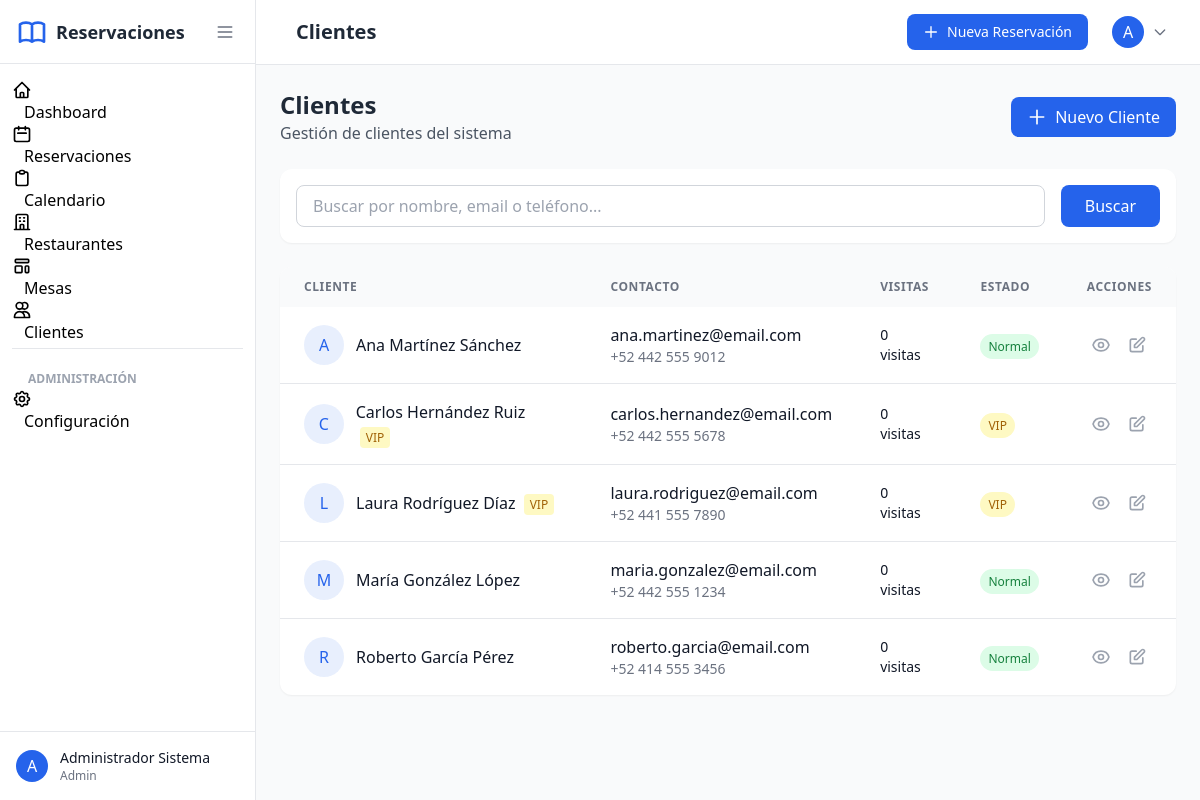
The page /admin/customers (signed in) on the database its author committed.
### tables this page shows
CREATE TABLE IF NOT EXISTS customers (
    id INT AUTO_INCREMENT PRIMARY KEY,
    user_id INT,
    first_name VARCHAR(50) NOT NULL,
    last_name VARCHAR(50) NOT NULL,
    email VARCHAR(100) NOT NULL,
    phone VARCHAR(20) NOT NULL,
    notes TEXT COMMENT 'Preferencias, alergias, etc.',
    vip_status TINYINT(1) DEFAULT 0,
    total_visits INT DEFAULT 0,
    total_no_shows INT DEFAULT 0,
    total_cancellations INT DEFAULT 0,
    created_at TIMESTAMP DEFAULT CURRENT_TIMESTAMP,
    updated_at TIMESTAMP DEFAULT CURRENT_TIMESTAMP ON UPDATE CURRENT_TIMESTAMP,
    FOREIGN KEY (user_id) REFERENCES users(id) ON DELETE SET NULL
);

### app/controllers/CustomersController.php (called while the page is built, shortened)
<?php
class CustomersController extends Controller {
    private $customerModel;
    public function __construct($params = []) {
        $this->customerModel = new CustomerModel();
    }
    public function index() {
        $search = $this->getQuery('search');
        $page = max(1, (int) $this->getQuery('page', 1));
        $perPage = 20;
        if ($search) {
            $customers = $this->customerModel->search($search);
            $pagination = null;
        } else {
            $result = $this->customerModel->paginate($page, $perPage, null, [], 'first_name, last_name ASC');
            $customers = $result['data'];
            $pagination = $result;
        }
        $this->render('admin/customers/index', [
            'customers' => $customers,
            'pagination' => $pagination,
            'search' => $search
        ], 'admin');
    }
}

### index.php (called while the page is built, shortened)
<?php
require_once __DIR__ . '/config/config.php';
$router = new Router();
$router->add('login', ['controller' => 'auth', 'action' => 'login']);
$router->add('logout', ['controller' => 'auth', 'action' => 'logout']);
$router->add('register', ['controller' => 'auth', 'action' => 'register']);
$router->add('forgot-password', ['controller' => 'auth', 'action' => 'forgot-password']);
$router->add('', ['controller' => 'home', 'action' => 'index']);
$router->add('restaurante/{slug}', ['controller' => 'home', 'action' => 'restaurant']);
$router->add('reservar', ['controller' => 'booking', 'action' => 'index']);
$router->add('reservar/buscar', ['controller' => 'booking', 'action' => 'search']);
$router->add('reservar/formulario', ['controller' => 'booking', 'action' => 'form']);
$router->add('reservar/procesar', ['controller' => 'booking', 'action' => 'process']);
$router->add('reservar/confirmacion/{code}', ['controller' => 'booking', 'action' => 'confirmation']);
$router->add('reservar/consultar', ['controller' => 'booking', 'action' => 'lookup']);
$router->add('reservar/modificar/{code}', ['controller' => 'booking', 'action' => 'modify']);
$router->add('reservar/cancelar/{code}', ['controller' => 'booking', 'action' => 'cancel']);
$router->add('api/disponibilidad', ['controller' => 'booking', 'action' => 'api-availability']);
$router->add('admin', ['controller' => 'dashboard', 'action' => 'index']);
$router->add('admin/dashboard', ['controller' => 'dashboard', 'action' => 'index']);
$router->add('admin/dashboard/select-restaurant', ['controller' => 'dashboard', 'action' => 'select-restaurant']);
$router->add('admin/restaurants', ['controller' => 'restaurants', 'action' => 'index']);
$router->add('admin/restaurants/create', ['controller' => 'restaurants', 'action' => 'create']);
$router->add('admin/restaurants/{id:\d+}', ['controller' => 'restaurants', 'action' => 'show']);
$router->add('admin/restaurants/{id:\d+}/edit', ['controller' => 'restaurants', 'action' => 'edit']);
$router->add('admin/restaurants/{id:\d+}/delete', ['controller' => 'restaurants', 'action' => 'delete']);
$router->add('admin/restaurants/{restaurant_id:\d+}/areas', ['controller' => 'tables', 'action' => 'areas']);
$router->add('admin/tables', ['controller' => 'tables', 'action' => 'index']);
$router->add('admin/tables/create', ['controller' => 'tables', 'action' => 'create']);
$router->add('admin/tables/{id:\d+}/edit', ['controller' => 'tables', 'action' => 'edit']);
$router->add('admin/tables/{id:\d+}/delete', ['controller' => 'tables', 'action' => 'delete']);
$router->add('admin/tables/availability', ['controller' => 'tables', 'action' => 'availability']);
$router->add('admin/tables/map', ['controller' => 'tables', 'action' => 'map']);
$router->add('admin/tables/block', ['controller' => 'tables', 'action' => 'block']);
$router->add('admin/tables/unblock', ['controller' => 'tables', 'action' => 'unblock']);
$router->add('admin/reservations', ['controller' => 'reservations', 'action' => 'index']);
$router->add('admin/reservations/create', ['controller' => 'reservations', 'action' => 'create']);
$router->add('admin/reservations/calendar', ['controller' => 'reservations', 'action' => 'calendar']);
$router->add('admin/reservations/calendar-events', ['controller' => 'reservations', 'action' => 'calendar-events']);
$router->add('admin/reservations/search-availability', ['controller' => 'reservations', 'action' => 'search-availability']);
$router->add('admin/reservations/change-status', ['controller' => 'reservations', 'action' => 'change-status']);
$router->add('admin/reservations/check-in', ['controller' => 'reservations', 'action' => 'check-in']);
$router->add('admin/reservations/assign-table', ['controller' => 'reservations', 'action' => 'assign-table']);
$router->add('admin/reservations/cancel', ['controller' => 'reservations', 'action' => 'cancel']);
$router->add('admin/reservations/{id:\d+}', ['controller' => 'reservations', 'action' => 'show']);
$router->add('admin/reservations/{id:\d+}/edit', ['controller' => 'reservations', 'action' => 'edit']);
$router->add('admin/customers', ['controller' => 'customers', 'action' => 'index']);
$router->add('admin/customers/create', ['controller' => 'customers', 'action' => 'create']);
$router->add('admin/customers/search', ['controller' => 'customers', 'action' => 'search']);
$router->add('admin/customers/toggle-vip', ['controller' => 'customers', 'action' => 'toggle-vip']);
$router->add('admin/customers/{id:\d+}', ['controller' => 'customers', 'action' => 'show']);
$router->add('admin/customers/{id:\d+}/edit', ['controller' => 'customers', 'action' => 'edit']);
$router->add('admin/settings', ['controller' => 'settings', 'action' => 'index']);
$router->add('admin/settings/appearance', ['controller' => 'settings', 'action' => 'appearance']);
$router->add('admin/settings/mail', ['controller' => 'settings', 'action' => 'mail']);
$router->add('admin/settings/payment', ['controller' => 'settings', 'action' => 'payment']);
$router->add('admin/settings/opentable', ['controller' => 'settings', 'action' => 'opentable']);
$router->add('admin/settings/integrations', ['controller' => 'settings', 'action' => 'integrations']);
$router->add('admin/settings/users', ['controller' => 'settings', 'action' => 'users']);
$router->add('admin/settings/test-email', ['controller' => 'settings', 'action' => 'test-email']);
$router->add('admin/settings/test-opentable', ['controller' => 'settings', 'action' => 'test-opentable']);
$url = $_GET['url'] ?? '';
try {
    $router->dispatch($url);
} catch (Exception $e) {
    if (APP_DEBUG) {
        http_response_code($e->getCode() === 404 ? 404 : 500);
        echo '<h1>Error de Desarrollo</h1>';
        echo '<p>' . htmlspecialchars($e->getMessage()) . '</p>';
        echo '<pre>' . htmlspecialchars(preg_replace('/\/.*\//', '.../', $e->getTraceAsString())) . '</pre>';
    } else {
        if ($e->getCode() === 404) {
            http_response_code(404);
            include APP_PATH . '/views/errors/404.php';
        } else {
            http_response_code(500);
            error_log('Error: ' . $e->getMessage() . ' in ' . $e->getFile() . ':' . $e->getLine());
            include APP_PATH . '/views/errors/500.php';
        }
    }
}

### config/config.php (called while the page is built, shortened)
<?php
spl_autoload_register(function ($class) {
    $paths = [
        APP_PATH . '/controllers/',
        APP_PATH . '/models/',
        ROOT_PATH . '/core/'
    ];
    foreach ($paths as $path) {
        $file = $path . $class . '.php';
        if (file_exists($file)) {
            return;
        }
    }
});

### core/Database.php (called while the page is built, shortened)
<?php
class Database {
    private static $instance = null;
    private $connection;
    private function __construct() {
        try {
            $dsn = 'mysql:host=' . DB_HOST . ';dbname=' . DB_NAME . ';charset=' . DB_CHARSET;
            $options = [
                PDO::ATTR_ERRMODE => PDO::ERRMODE_EXCEPTION,
                PDO::ATTR_DEFAULT_FETCH_MODE => PDO::FETCH_ASSOC,
                PDO::ATTR_EMULATE_PREPARES => false,
            ];
            $this->connection = new PDO($dsn, DB_USER, DB_PASS, $options);
        } catch (PDOException $e) {
            if (APP_DEBUG) {
                die('Error de conexión: ' . $e->getMessage());
            } else {
                die('Error de conexión a la base de datos');
            }
        }
    }
    public static function getInstance() {
        if (self::$instance === null) {
            self::$instance = new self();
        }
        return self::$instance;
    }
    public function query($sql, $params = []) {
        $stmt = $this->connection->prepare($sql);
        $stmt->execute($params);
        return $stmt;
    }
    public function fetchAll($sql, $params = []) {
        return $this->query($sql, $params)->fetchAll();
    }
    public function fetch($sql, $params = []) {
        return $this->query($sql, $params)->fetch();
    }
}

### core/Model.php (called while the page is built, shortened)
<?php
abstract class Model {
    protected $db;
    protected $table;
    public function __construct() {
        $this->db = Database::getInstance();
    }
    public function count($where = null, $params = []) {
        $sql = "SELECT COUNT(*) as total FROM {$this->table}";
        $result = $this->db->fetch($sql, $params);
        return $result['total'] ?? 0;
    }
    public function paginate($page = 1, $perPage = 10, $where = null, $params = [], $orderBy = null) {
        $offset = ($page - 1) * $perPage;
        $sql = "SELECT * FROM {$this->table}";
        if ($orderBy) {
            $sql .= " ORDER BY {$orderBy}";
        }
        $sql .= " LIMIT {$perPage} OFFSET {$offset}";
        $data = $this->db->fetchAll($sql, $params);
        $total = $this->count($where, $params);
        return [
            'data' => $data,
            'total' => $total,
            'per_page' => $perPage,
            'current_page' => $page,
            'total_pages' => ceil($total / $perPage)
        ];
    }
}

### app/views/admin/customers/index.php (the view, shortened to what this page needs)
<div class="flex flex-col lg:flex-row lg:items-center lg:justify-between mb-6 gap-4">
    <div>
        <h2 class="text-2xl font-bold text-gray-800">Clientes</h2>
        <p class="text-gray-600">Gestión de clientes del sistema</p>
    </div>
    <a href="<?= BASE_URL ?>/admin/customers/create" class="inline-flex items-center px-4 py-2 bg-primary text-white rounded-lg hover:bg-secondary transition-colors">
        <svg class="w-5 h-5 mr-2" fill="none" stroke="currentColor" viewBox="0 0 24 24">
            <path stroke-linecap="round" stroke-linejoin="round" stroke-width="2" d="M12 4v16m8-8H4"></path>
        </svg>
        Nuevo Cliente
    </a>
</div>
<div class="bg-white rounded-xl shadow-sm p-4 mb-6">
    <form method="GET" class="flex gap-4">
        <div class="flex-1">
            <input type="text" name="search" value="<?= htmlspecialchars($search ?? '') ?>"
                   placeholder="Buscar por nombre, email o teléfono..."
                   class="w-full px-4 py-2 border border-gray-300 rounded-lg focus:ring-2 focus:ring-primary focus:border-primary">
        </div>
        <button type="submit" class="px-6 py-2 bg-primary text-white rounded-lg hover:bg-secondary transition-colors">
            Buscar
        </button>
    </form>
</div>
<div class="bg-white rounded-xl shadow-sm overflow-hidden">
    <?php if (empty($customers)): ?>
    <div class="p-12 text-center">
        <svg class="w-16 h-16 text-gray-300 mx-auto mb-4" fill="none" stroke="currentColor" viewBox="0 0 24 24">
            <path stroke-linecap="round" stroke-linejoin="round" stroke-width="2" d="M12 4.354a4 4 0 110 5.292M15 21H3v-1a6 6 0 0112 0v1zm0 0h6v-1a6 6 0 00-9-5.197M13 7a4 4 0 11-8 0 4 4 0 018 0z"></path>
        </svg>
        <h3 class="text-lg font-medium text-gray-900">No hay clientes</h3>
        <p class="mt-2 text-gray-500">
            <?= $search ? 'No se encontraron clientes con esos criterios.' : 'Los clientes se crearán automáticamente al hacer reservaciones.' ?>
        </p>
    </div>
    <?php else: ?>
    <div class="overflow-x-auto">
        <table class="w-full">
            <thead class="bg-gray-50">
                <tr class="text-left text-xs font-medium text-gray-500 uppercase tracking-wider">
                    <th class="px-6 py-3">Cliente</th>
                    <th class="px-6 py-3">Contacto</th>
                    <th class="px-6 py-3">Visitas</th>
                    <th class="px-6 py-3">Estado</th>
                    <th class="px-6 py-3">Acciones</th>
                </tr>
            </thead>
            <tbody class="divide-y divide-gray-200">
                <?php foreach ($customers as $customer): ?>
                <tr class="hover:bg-gray-50">
                    <td class="px-6 py-4">
                        <div class="flex items-center">
                            <div class="w-10 h-10 rounded-full bg-primary/10 flex items-center justify-center text-primary font-medium mr-3">
                                <?= strtoupper(substr($customer['first_name'], 0, 1)) ?>
                            </div>
                            <div>
                                <p class="font-medium text-gray-900">
                                    <?= htmlspecialchars($customer['first_name'] . ' ' . $customer['last_name']) ?>
                                    <?php if ($customer['vip_status']): ?>
                                    <span class="ml-1 px-1.5 py-0.5 text-xs bg-yellow-100 text-yellow-700 rounded">VIP</span>
                                    <?php endif; ?>
                                </p>
                            </div>
                        </div>
                    </td>
                    <td class="px-6 py-4">
                        <p class="text-gray-900"><?= htmlspecialchars($customer['email']) ?></p>
                        <p class="text-sm text-gray-500"><?= htmlspecialchars($customer['phone']) ?></p>
                    </td>
                    <td class="px-6 py-4">
                        <div class="text-sm">
                            <p class="text-gray-900"><?= $customer['total_visits'] ?> visitas</p>
                        </div>
                    </td>
                    <td class="px-6 py-4">
                        <?php if ($customer['total_no_shows'] >= 3): ?>
                        <span class="px-2 py-1 text-xs rounded-full bg-red-100 text-red-700">Alto riesgo</span>
                        <?php elseif ($customer['vip_status']): ?>
                        <span class="px-2 py-1 text-xs rounded-full bg-yellow-100 text-yellow-700">VIP</span>
                        <?php else: ?>
                        <span class="px-2 py-1 text-xs rounded-full bg-green-100 text-green-700">Normal</span>
                        <?php endif; ?>
                    </td>
                    <td class="px-6 py-4">
                        <div class="flex items-center space-x-2">
                            <a href="<?= BASE_URL ?>/admin/customers/<?= $customer['id'] ?>"
                               class="p-1 text-gray-400 hover:text-primary transition-colors" title="Ver detalles">
                            </a>
                            <a href="<?= BASE_URL ?>/admin/customers/<?= $customer['id'] ?>/edit"
                               class="p-1 text-gray-400 hover:text-primary transition-colors" title="Editar">
                                <svg class="w-5 h-5" fill="none" stroke="currentColor" viewBox="0 0 24 24">
                                    <path stroke-linecap="round" stroke-linejoin="round" stroke-width="2" d="M11 5H6a2 2 0 00-2 2v11a2 2 0 002 2h11a2 2 0 002-2v-5m-1.414-9.414a2 2 0 112.828 2.828L11.828 15H9v-2.828l8.586-8.586z"></path>
                                </svg>
                            </a>
                        </div>
                    </td>
                </tr>
                <?php endforeach; ?>
            </tbody>
        </table>
    </div>
    <?php endif; ?>
</div>

### rows shown on the page
customers: first_name "A", first_name+last_name "Ana Martínez Sánchez", email "ana.martinez@email.com", phone "+52 442 555 9012", total_visits "0", total_no_shows "Normal"
customers: first_name "C", first_name+last_name "Carlos Hernández Ruiz", vip_status "VIP", email "carlos.hernandez@email.com", phone "+52 442 555 5678", total_visits "0", total_no_shows "VIP"
customers: first_name "L", first_name+last_name "Laura Rodríguez Díaz", vip_status "VIP", email "laura.rodriguez@email.com", phone "+52 441 555 7890", total_visits "0", total_no_shows "VIP"
customers: first_name "M", first_name+last_name "María González López", email "maria.gonzalez@email.com", phone "+52 442 555 1234", total_visits "0", total_no_shows "Normal"
customers: first_name "R", first_name+last_name "Roberto García Pérez", email "roberto.garcia@email.com", phone "+52 414 555 3456", total_visits "0", total_no_shows "Normal"

### other values the page prints
substr($_SESSION['user_name'] ?? 'U', 0, 1) "A"
$_SESSION['user_name'] "Administrador Sistema"
$_SESSION['user_role'] "Admin"
$pageTitle "Clientes"
